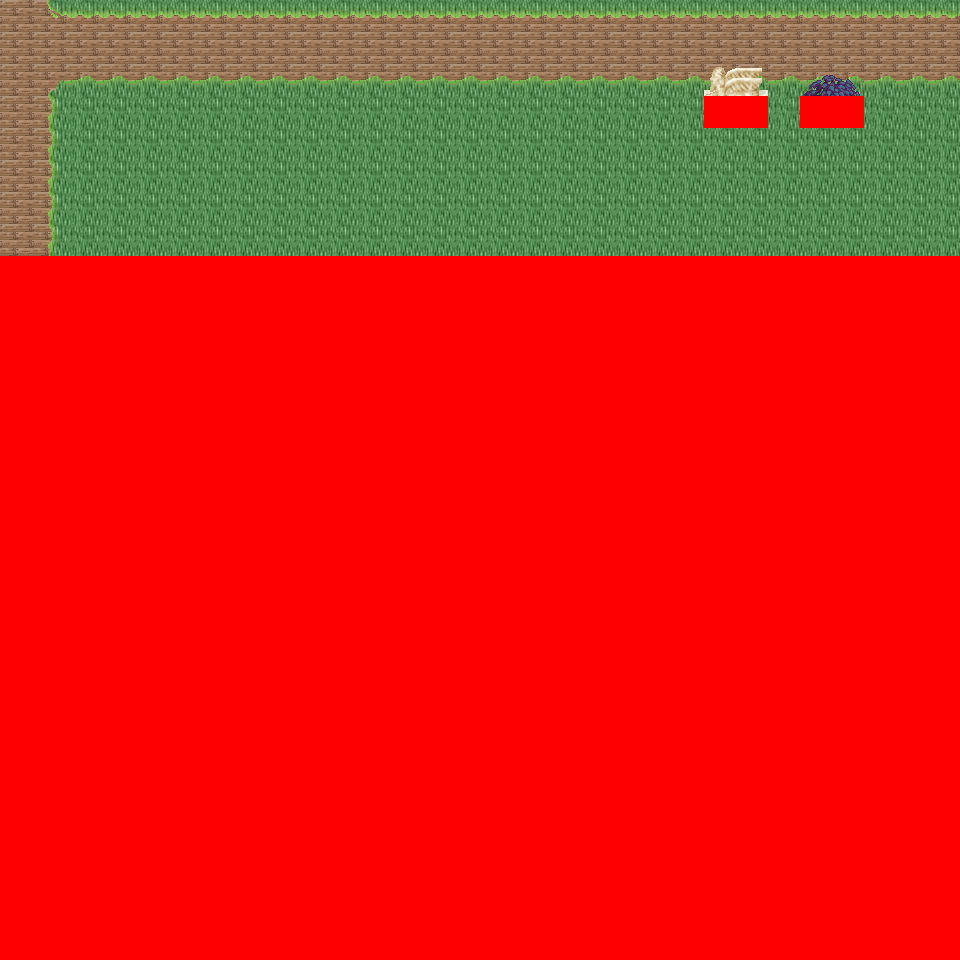

A 2D game scene composited from a Tiled map and its tileset images. What follows is a short description and the map's XML, with each tile layer's data collapsed to a summary:
An orthogonal 30x30 tile map with 32x32 px tiles, 6 tile layers (Ground, Object, Object2, Above, ...), 43 tilesets and 3 objects (3x mapchange).

<map version="1.0" orientation="orthogonal" renderorder="right-down" width="30" height="30" tilewidth="32" tileheight="32" nextobjectid="4">
  <tileset firstgid="1" name="tileset_logic_collision" tilewidth="32" tileheight="32" tilecount="1" columns="1">
    <image source="../drawable/tileset_logic_collision.png" width="32" height="32" />
  </tileset>
  <tileset firstgid="2" name="tileset_ground_ground" tilewidth="32" tileheight="32" tilecount="33" columns="3">
    <image source="../drawable/tileset_ground_ground.png" width="96" height="352" />
  </tileset>
  <tileset firstgid="35" name="tileset_building_castle" tilewidth="32" tileheight="32" tilecount="320" columns="20">
    <image source="../drawable/tileset_building_castle.png" width="640" height="512" />
  </tileset>
  <tileset firstgid="355" name="tileset_item_weapon_cannon" tilewidth="32" tileheight="32" tilecount="12" columns="3">
    <image source="../drawable/tileset_item_weapon_cannon.png" width="96" height="128" />
  </tileset>
  <tileset firstgid="367" name="tileset_item_pot_barrels_1" tilewidth="32" tileheight="32" tilecount="8" columns="4">
    <image source="../drawable/tileset_item_pot_barrels_1.png" width="128" height="64" />
  </tileset>
  <tileset firstgid="375" name="tileset_building_door_door" tilewidth="32" tileheight="32" tilecount="6" columns="3">
    <image source="../drawable/tileset_building_door_door.png" width="96" height="64" />
  </tileset>
  <tileset firstgid="381" name="tileset_building_door_closed" tilewidth="32" tileheight="32" tilecount="1" columns="1">
    <image source="../drawable/tileset_building_door_closed.png" width="32" height="32" />
  </tileset>
  <tileset firstgid="382" name="tileset_building_window_window_centered" tilewidth="32" tileheight="32" tilecount="1" columns="1">
    <image source="../drawable/tileset_building_window_window_centered.png" width="32" height="32" />
  </tileset>
  <tileset firstgid="383" name="tileset_building_decoration_chimney_big" tilewidth="32" tileheight="32" tilecount="2" columns="1">
    <image source="../drawable/tileset_building_decoration_chimney_big.png" width="32" height="64" />
  </tileset>
  <tileset firstgid="385" name="tileset_ground_grass_corners" tilewidth="32" tileheight="32" tilecount="24" columns="6">
    <image source="../drawable/tileset_ground_grass_corners.png" width="192" height="128" />
  </tileset>
  <tileset firstgid="409" name="tileset_ground_grass_edges" tilewidth="32" tileheight="32" tilecount="36" columns="12">
    <image source="../drawable/tileset_ground_grass_edges.png" width="384" height="96" />
  </tileset>
  <tileset firstgid="445" name="tileset_item_statue_lion_statues" tilewidth="32" tileheight="32" tilecount="8" columns="2">
    <image source="../drawable/tileset_item_statue_lion_statues.png" width="64" height="128" />
  </tileset>
  <tileset firstgid="453" name="tileset_item_statue_girl_with_bird" tilewidth="32" tileheight="32" tilecount="12" columns="4">
    <image source="../drawable/tileset_item_statue_girl_with_bird.png" width="128" height="96" />
  </tileset>
  <tileset firstgid="465" name="tileset_furniture_light_lamp_blue" tilewidth="32" tileheight="32" tilecount="3" columns="1">
    <image source="../drawable/tileset_furniture_light_lamp_blue.png" width="32" height="96" />
  </tileset>
  <tileset firstgid="468" name="tileset_plant_flower_daisy_blue" tilewidth="32" tileheight="32" tilecount="8" columns="2">
    <image source="../drawable/tileset_plant_flower_daisy_blue.png" width="64" height="128" />
  </tileset>
  <tileset firstgid="476" name="tileset_plant_flower_daisy_red" tilewidth="32" tileheight="32" tilecount="8" columns="2">
    <image source="../drawable/tileset_plant_flower_daisy_red.png" width="64" height="128" />
  </tileset>
  <tileset firstgid="484" name="tileset_plant_flower_daisy_white" tilewidth="32" tileheight="32" tilecount="8" columns="2">
    <image source="../drawable/tileset_plant_flower_daisy_white.png" width="64" height="128" />
  </tileset>
  <tileset firstgid="492" name="tileset_plant_flower_daisy_yellow" tilewidth="32" tileheight="32" tilecount="8" columns="2">
    <image source="../drawable/tileset_plant_flower_daisy_yellow.png" width="64" height="128" />
  </tileset>
  <tileset firstgid="500" name="tileset_plant_tree_fall_trees" tilewidth="32" tileheight="32" tilecount="40" columns="8">
    <image source="../drawable/tileset_plant_tree_fall_trees.png" width="256" height="160" />
  </tileset>
  <tileset firstgid="540" name="tileset_plant_tree_oak_tree" tilewidth="32" tileheight="32" tilecount="20" columns="4">
    <image source="../drawable/tileset_plant_tree_oak_tree.png" width="128" height="160" />
  </tileset>
  <tileset firstgid="560" name="tileset_plant_tree_chestnut_tree" tilewidth="32" tileheight="32" tilecount="20" columns="4">
    <image source="../drawable/tileset_plant_tree_chestnut_tree.png" width="128" height="160" />
  </tileset>
  <tileset firstgid="580" name="tileset_plant_tree_locust_tree" tilewidth="32" tileheight="32" tilecount="20" columns="4">
    <image source="../drawable/tileset_plant_tree_locust_tree.png" width="128" height="160" />
  </tileset>
  <tileset firstgid="600" name="tileset_plant_bush_hosta" tilewidth="32" tileheight="32" tilecount="9" columns="3">
    <image source="../drawable/tileset_plant_bush_hosta.png" width="96" height="96" />
  </tileset>
  <tileset firstgid="609" name="tileset_plant_flower_flowers_mixed" tilewidth="32" tileheight="32" tilecount="16" columns="4">
    <image source="../drawable/tileset_plant_flower_flowers_mixed.png" width="128" height="128" />
  </tileset>
  <tileset firstgid="625" name="tileset_plant_flower_red_blue_clusters" tilewidth="32" tileheight="32" tilecount="4" columns="1">
    <image source="../drawable/tileset_plant_flower_red_blue_clusters.png" width="32" height="128" />
  </tileset>
  <tileset firstgid="629" name="tileset_furniture_chair_bench_iron" tilewidth="32" tileheight="32" tilecount="4" columns="2">
    <image source="../drawable/tileset_furniture_chair_bench_iron.png" width="64" height="64" />
  </tileset>
  <tileset firstgid="633" name="tileset_plant_stump_stump_pale_purple" tilewidth="32" tileheight="32" tilecount="4" columns="2">
    <image source="../drawable/tileset_plant_stump_stump_pale_purple.png" width="64" height="64" />
  </tileset>
  <tileset firstgid="637" name="tileset_plant_stump_small_stump" tilewidth="32" tileheight="32" tilecount="4" columns="2">
    <image source="../drawable/tileset_plant_stump_small_stump.png" width="64" height="64" />
  </tileset>
  <tileset firstgid="641" name="tileset_building_decoration_banner" tilewidth="32" tileheight="32" tilecount="12" columns="1">
    <image source="../drawable/tileset_building_decoration_banner.png" width="32" height="384" />
  </tileset>
  <tileset firstgid="653" name="tileset_building_decoration_chimney" tilewidth="32" tileheight="32" tilecount="2" columns="1">
    <image source="../drawable/tileset_building_decoration_chimney.png" width="32" height="64" />
  </tileset>
  <tileset firstgid="655" name="tileset_plant_flower_vines_flowered" tilewidth="32" tileheight="32" tilecount="9" columns="3">
    <image source="../drawable/tileset_plant_flower_vines_flowered.png" width="96" height="96" />
  </tileset>
  <tileset firstgid="664" name="tileset_building_decoration_library_banner" tilewidth="32" tileheight="32" tilecount="6" columns="3">
    <image source="../drawable/tileset_building_decoration_library_banner.png" width="96" height="64" />
  </tileset>
  <tileset firstgid="670" name="tileset_building_cottage" tilewidth="32" tileheight="32" tilecount="256" columns="16">
    <image source="../drawable/tileset_building_cottage.png" width="512" height="512" />
  </tileset>
  <tileset firstgid="926" name="tileset_building_roof_thatched_roof" tilewidth="32" tileheight="32" tilecount="256" columns="16">
    <image source="../drawable/tileset_building_roof_thatched_roof.png" width="512" height="512" />
  </tileset>
  <tileset firstgid="1182" name="tileset_building_window_windows" tilewidth="32" tileheight="32" tilecount="256" columns="16">
    <image source="../drawable/tileset_building_window_windows.png" width="512" height="512" />
  </tileset>
  <tileset firstgid="1438" name="tileset_building_door_doors" tilewidth="32" tileheight="32" tilecount="256" columns="16">
    <image source="../drawable/tileset_building_door_doors.png" width="512" height="512" />
  </tileset>
  <tileset firstgid="1694" name="tileset_building_decoration_chimney_brown_stacks" tilewidth="32" tileheight="32" tilecount="2" columns="1">
    <image source="../drawable/tileset_building_decoration_chimney_brown_stacks.png" width="32" height="64" />
  </tileset>
  <tileset firstgid="1696" name="tileset_ground_ground_3" tilewidth="32" tileheight="32" tilecount="5" columns="5">
    <image source="../drawable/tileset_ground_ground_3.png" width="160" height="32" />
  </tileset>
  <tileset firstgid="1701" name="tileset_plant_bush_bush_pinks" tilewidth="32" tileheight="32" tilecount="4" columns="2">
    <image source="../drawable/tileset_plant_bush_bush_pinks.png" width="64" height="64" />
  </tileset>
  <tileset firstgid="1705" name="tileset_plant_bushes_and_trees" tilewidth="32" tileheight="32" tilecount="144" columns="16">
    <image source="../drawable/tileset_plant_bushes_and_trees.png" width="512" height="289" />
  </tileset>
  <tileset firstgid="1849" name="tileset_plant_bush_berried" tilewidth="32" tileheight="32" tilecount="60" columns="5">
    <image source="../drawable/tileset_plant_bush_berried.png" width="160" height="384" />
  </tileset>
  <tileset firstgid="1909" name="tileset_plant_bush_leafy" tilewidth="32" tileheight="32" tilecount="48" columns="8">
    <image source="../drawable/tileset_plant_bush_leafy.png" width="256" height="192" />
  </tileset>
  <tileset firstgid="1957" name="tileset_plant_bush_flowering" tilewidth="32" tileheight="32" tilecount="72" columns="8">
    <image source="../drawable/tileset_plant_bush_flowering.png" width="256" height="288" />
  </tileset>
  <layer name="Ground" width="30" height="30">
    <data>[900 cells, 240 non-empty, 2 distinct tile ids]</data>
  </layer>
  <layer name="Object" width="30" height="30">
    <data>[900 cells, 67 non-empty, 9 distinct tile ids]</data>
  </layer>
  <layer name="Object2" width="30" height="30">
    <data>[900 cells, 0 non-empty, 0 distinct tile ids]</data>
  </layer>
  <layer name="Above" width="30" height="30">
    <data>[900 cells, 4 non-empty, 4 distinct tile ids]</data>
  </layer>
  <layer name="Above2" width="30" height="30">
    <data>[900 cells, 0 non-empty, 0 distinct tile ids]</data>
  </layer>
  <layer name="Walkable" width="30" height="30">
    <data>[900 cells, 664 non-empty, 1 distinct tile ids]</data>
  </layer>
  <objectgroup name="MapEvents">
    <object id="1" name="north" type="mapchange" x="0" y="0" width="960" height="32">
      <properties>
        <property name="map" value="0_ados_mountain_n2_w2_x1_y3" />
        <property name="place" value="south" />
      </properties>
    </object>
    <object id="2" name="west" type="mapchange" x="0" y="0" width="32" height="256">
      <properties>
        <property name="map" value="0_ados_mountain_n2_w2_x0_y4" />
        <property name="place" value="east" />
      </properties>
    </object>
    <object id="3" name="east" type="mapchange" x="928" y="0" width="32" height="256">
      <properties>
        <property name="map" value="0_ados_mountain_n2_w2_x2_y4" />
        <property name="place" value="west" />
      </properties>
    </object>
  </objectgroup>
</map>
